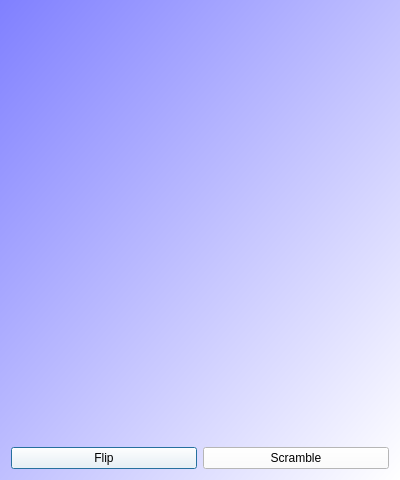
<?xml version="1.0" encoding="UTF-8"?>
<ui version="4.0">
 <class>QtRubiksClockMainDialog</class>
 <widget class="QDialog" name="QtRubiksClockMainDialog">
  <property name="geometry">
   <rect>
    <x>0</x>
    <y>0</y>
    <width>400</width>
    <height>480</height>
   </rect>
  </property>
  <property name="windowTitle">
   <string>Rubik's Clock</string>
  </property>
  <property name="windowIcon">
   <iconset resource="RubiksClock.qrc">
    <normaloff>:/images/GameRubiksClockIcon14x14.png</normaloff>:/images/GameRubiksClockIcon14x14.png</iconset>
  </property>
  <property name="styleSheet">
   <string notr="true">QDialog {
background-color: qlineargradient(x1: 0, y1: 0, x2: 1, y2: 1, stop: 0  #8080ff, stop: 1 #ffffff);
}
QPushButton { background-color: rgb(255, 255, 255); color: rgb(0, 0, 0); }</string>
  </property>
  <layout class="QVBoxLayout" name="verticalLayout">
   <item>
    <widget class="QLabel" name="label_status">
     <property name="text">
      <string/>
     </property>
     <property name="alignment">
      <set>Qt::AlignCenter</set>
     </property>
    </widget>
   </item>
   <item>
    <widget class="ribi::ruco::QtRubiksClockWidget" name="clock" native="true">
     <property name="sizePolicy">
      <sizepolicy hsizetype="Expanding" vsizetype="Expanding">
       <horstretch>0</horstretch>
       <verstretch>1</verstretch>
      </sizepolicy>
     </property>
    </widget>
   </item>
   <item>
    <layout class="QHBoxLayout" name="layout_buttons">
     <item>
      <widget class="QPushButton" name="button_flip">
       <property name="text">
        <string>Flip</string>
       </property>
      </widget>
     </item>
     <item>
      <widget class="QPushButton" name="button_scramble">
       <property name="text">
        <string>Scramble</string>
       </property>
      </widget>
     </item>
    </layout>
   </item>
  </layout>
 </widget>
 <customwidgets>
  <customwidget>
   <class>ribi::ruco::QtRubiksClockWidget</class>
   <extends>QWidget</extends>
   <header>qtrubiksclockwidget.h</header>
   <container>1</container>
  </customwidget>
 </customwidgets>
 <resources>
  <include location="RubiksClock.qrc"/>
 </resources>
 <connections/>
</ui>
